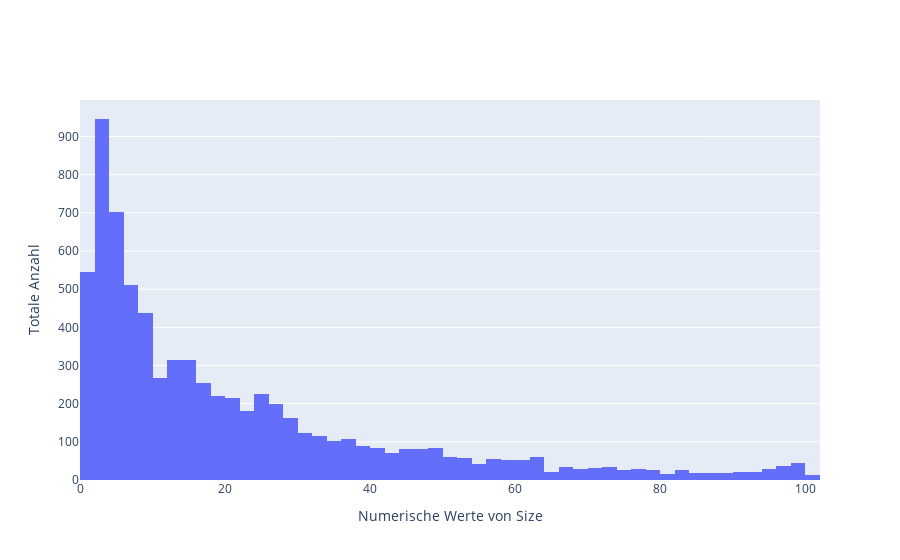

Write notebook code for a chart like this one.
### Code cell
data = [
    go.Histogram( x = only_numeric_values['Size'])
    ]

fig = go.Figure(data)
fig.update_xaxes(title_text='Numerische Werte von Size')
fig.update_yaxes(title_text='Totale Anzahl')
fig.show()

### Figure 1 — Plotly figure (JSON) as saved in the notebook; plotly's stock layout.template omitted (floating-point values rounded to 4 significant figures; data arrays with more than 128 entries replaced by an {"elided": "..."} marker saying what was removed)
{"data": [{"x": {"elided": "7304 float values"}, "type": "histogram"}], "layout": {"xaxis": {"title": {"text": "Numerische Werte von Size"}}, "yaxis": {"title": {"text": "Totale Anzahl"}}}}
